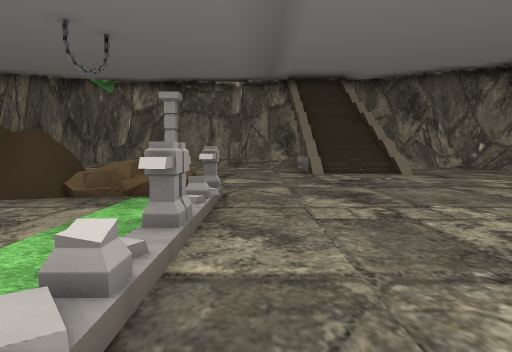
view 1 (above)

16 first-person views from a walk through a Unity game level. The camera is 1.2 m above the floor, tilts 4° down and sees 70° across. The floor is counted in squares, 2 m on a side. Each view is taken from the middle of a square. On the plan, view 1 faces up. The plan holds only what a view shows up to about 10 squares ahead; the rest is blank. The place goes on beyond the plan. The player character is not drawn. Some surface patterns are stand-ins.

view 2
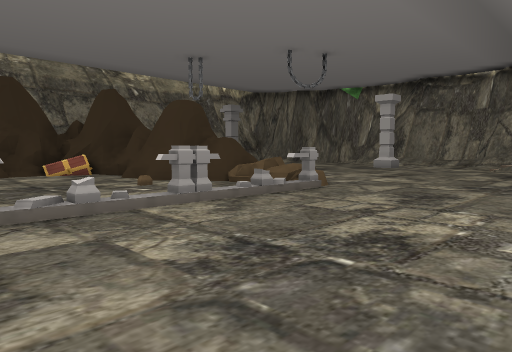

view 3
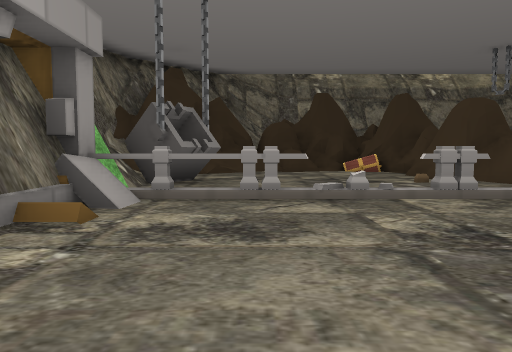

view 4
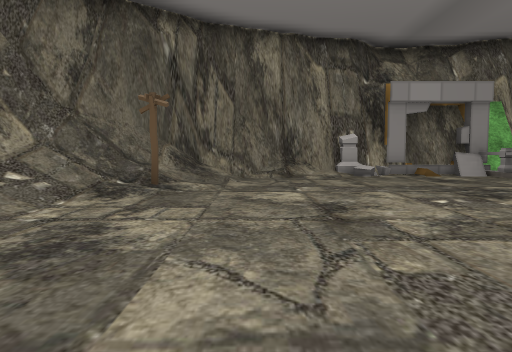

view 5
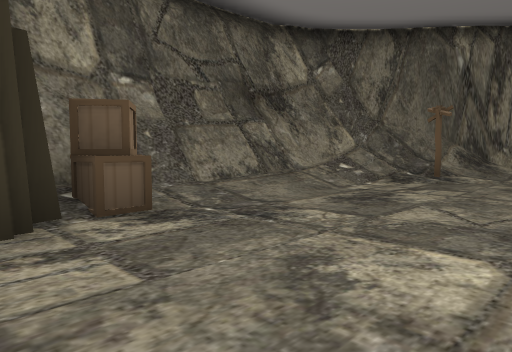

view 6
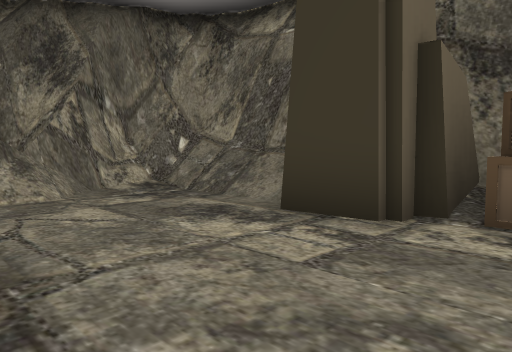

view 7
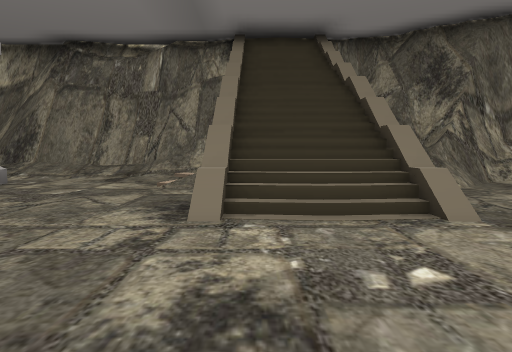

view 8
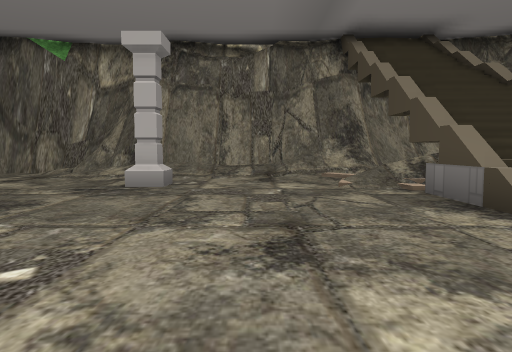

view 9
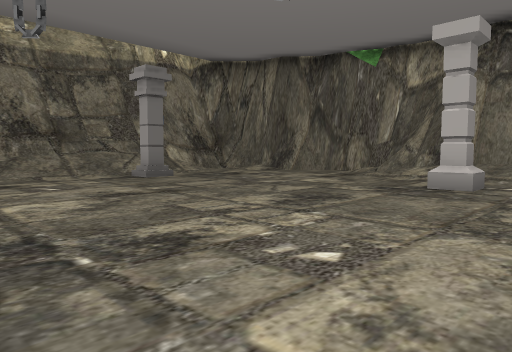

view 10
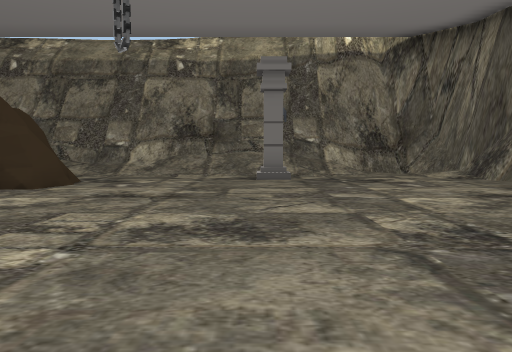

view 11
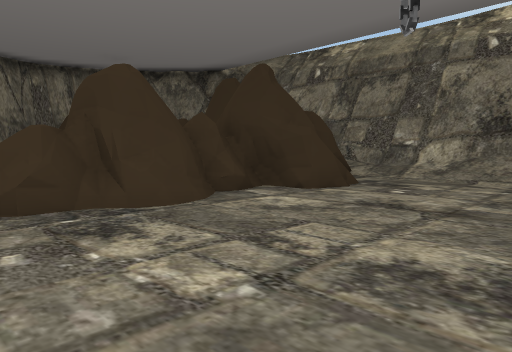

view 12
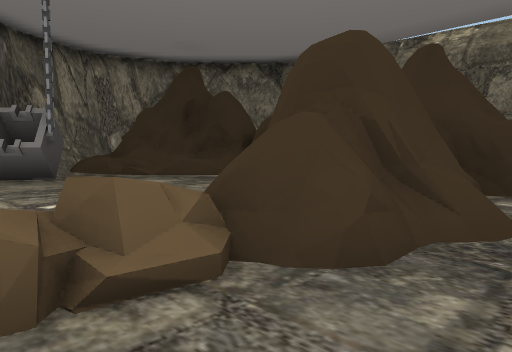

view 13
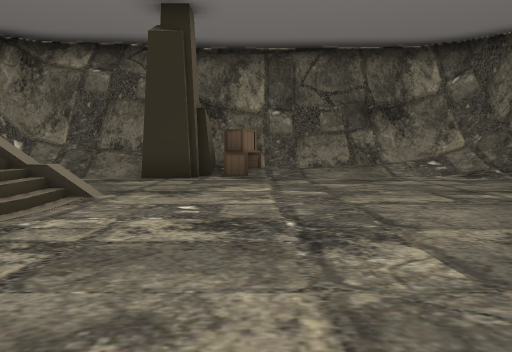

view 14
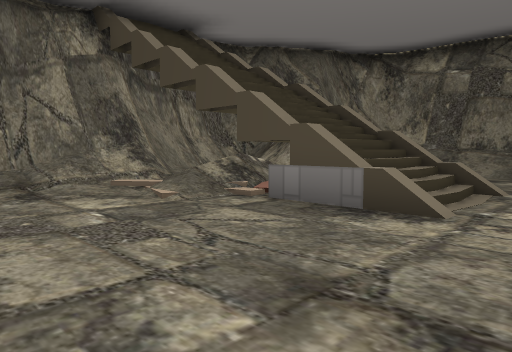

view 15
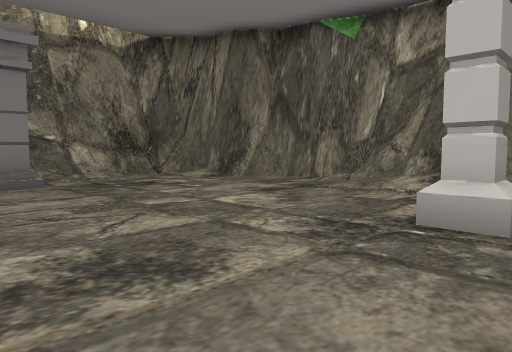

view 16
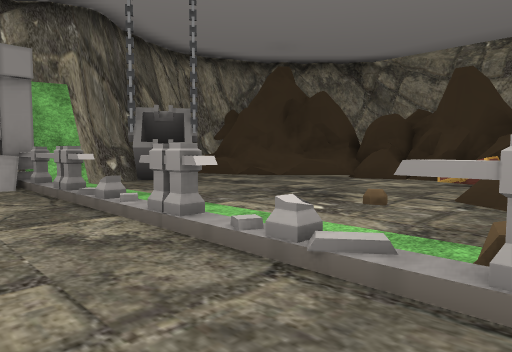

### Floor plan
Key: @ floor where view 1 was taken; # wall or solid block; . main floor; : floor 0.25 m higher than the main floor; / step, stairs or slope; = window, fence, low wall or low ledge; ^ raised ledge; v drop or lower ground; R rock; C chest; T torch; A crate; P pillar; O other object.
Columns run from 11 left of view 1 to 9 right of it. Each row starts with its distance up from view 1.
 16    #####     ####
 15  ###.//#######//#
 14 ##/...////////:/####
 13 #...........///v##/##
 12 #/......P.../##//.//#
 11 #/...........///.../#
 10 #/P..........///.../#
  9 #/............./..###
  8 #/.................##
  7 #/.................A#
  6 #//#####=........../#
  5 ########^RR......../#
  4     ####.........../#
  3    #^C....O......../#
  2    ##.....O.......//#
  1    ##/....O....../T##
  0     #=/...O@...../##
 -1     ##/.#.O....//##
 -2     ##=####O######
 -3      #=#######
 -4      ###

Positions as (right, up) in squares from view 1, and headings:
1: (0, 0), facing up
2: (3, 0), facing up-left
3: (4, 0), facing left
4: (5, 7), facing down
5: (4, 9), facing down-right
6: (4, 7), facing up-right
7: (2, 6), facing up
8: (-1, 6), facing up
9: (-1, 6), facing up-left
10: (-1, 10), facing left
11: (-2, 10), facing down-left
12: (-1, 7), facing down-left
13: (-1, 7), facing right
14: (-2, 8), facing up-right
15: (-2, 9), facing up-left
16: (1, 5), facing down-left
